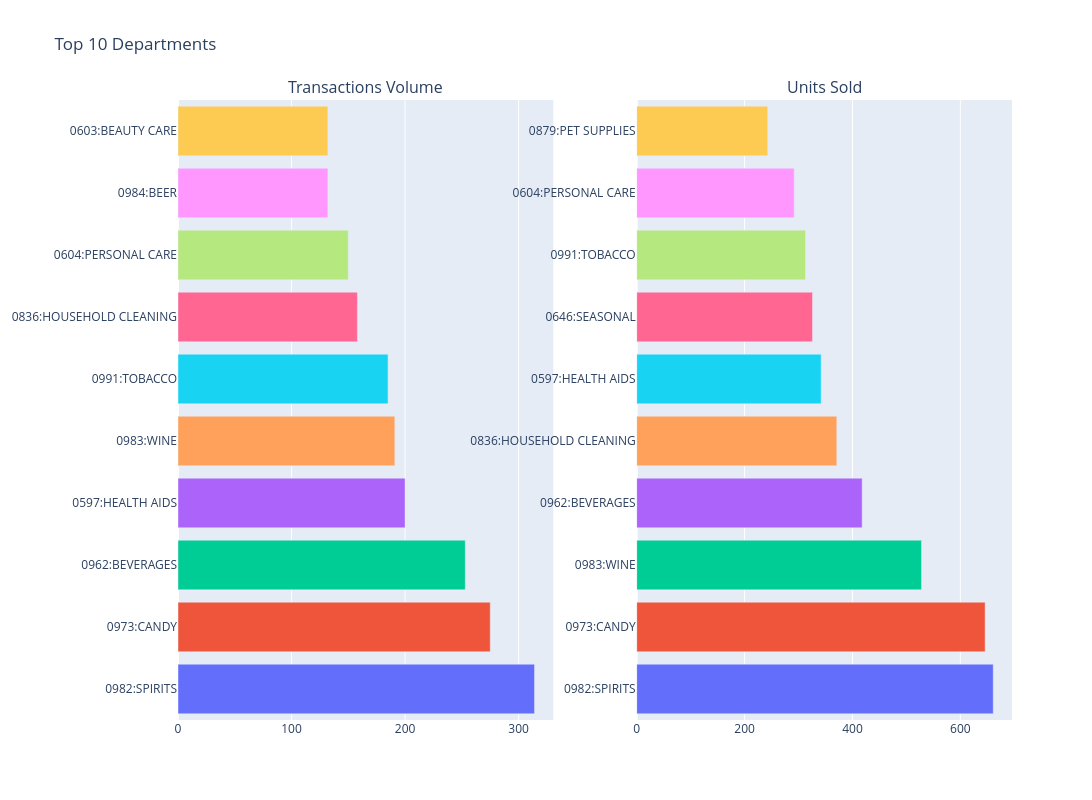

The code cell stored with this chart in its notebook:
### Code cell
# Combine the two “Top 10” charts to display them side by side

fig_question_1 = make_subplots(rows=1, cols=2, subplot_titles=("Transactions Volume", "Units Sold"))

for trace in fig_transaction_volume_top10['data']:
    fig_question_1.add_trace(trace, row=1, col=1)

for trace in fig_units_sold_top10['data']:
    fig_question_1.add_trace(trace, row=1, col=2)

fig_question_1.update_layout(height=800, width=1300, title_text='Top 10 Departments', showlegend=False)
fig_question_1.show()

### Figure 1 — Plotly figure (JSON) as saved in the notebook; plotly's stock layout.template omitted (floating-point values rounded to 4 significant figures)
{"data": [{"hovertemplate": "color=0982:SPIRITS<br>value=%{x}<br>Department=%{y}<extra></extra>", "legendgroup": "0982:SPIRITS", "marker": {"color": "#636efa", "pattern": {"shape": ""}}, "name": "0982:SPIRITS", "orientation": "h", "showlegend": true, "textposition": "auto", "type": "bar", "x": [314], "xaxis": "x", "y": ["0982:SPIRITS"], "yaxis": "y"}, {"hovertemplate": "color=0973:CANDY<br>value=%{x}<br>Department=%{y}<extra></extra>", "legendgroup": "0973:CANDY", "marker": {"color": "#EF553B", "pattern": {"shape": ""}}, "name": "0973:CANDY", "orientation": "h", "showlegend": true, "textposition": "auto", "type": "bar", "x": [275], "xaxis": "x", "y": ["0973:CANDY"], "yaxis": "y"}, {"hovertemplate": "color=0962:BEVERAGES<br>value=%{x}<br>Department=%{y}<extra></extra>", "legendgroup": "0962:BEVERAGES", "marker": {"color": "#00cc96", "pattern": {"shape": ""}}, "name": "0962:BEVERAGES", "orientation": "h", "showlegend": true, "textposition": "auto", "type": "bar", "x": [253], "xaxis": "x", "y": ["0962:BEVERAGES"], "yaxis": "y"}, {"hovertemplate": "color=0597:HEALTH AIDS<br>value=%{x}<br>Department=%{y}<extra></extra>", "legendgroup": "0597:HEALTH AIDS", "marker": {"color": "#ab63fa", "pattern": {"shape": ""}}, "name": "0597:HEALTH AIDS", "orientation": "h", "showlegend": true, "textposition": "auto", "type": "bar", "x": [200], "xaxis": "x", "y": ["0597:HEALTH AIDS"], "yaxis": "y"}, {"hovertemplate": "color=0983:WINE<br>value=%{x}<br>Department=%{y}<extra></extra>", "legendgroup": "0983:WINE", "marker": {"color": "#FFA15A", "pattern": {"shape": ""}}, "name": "0983:WINE", "orientation": "h", "showlegend": true, "textposition": "auto", "type": "bar", "x": [191], "xaxis": "x", "y": ["0983:WINE"], "yaxis": "y"}, {"hovertemplate": "color=0991:TOBACCO<br>value=%{x}<br>Department=%{y}<extra></extra>", "legendgroup": "0991:TOBACCO", "marker": {"color": "#19d3f3", "pattern": {"shape": ""}}, "name": "0991:TOBACCO", "orientation": "h", "showlegend": true, "textposition": "auto", "type": "bar", "x": [185], "xaxis": "x", "y": ["0991:TOBACCO"], "yaxis": "y"}, {"hovertemplate": "color=0836:HOUSEHOLD CLEANING<br>value=%{x}<br>Department=%{y}<extra></extra>", "legendgroup": "0836:HOUSEHOLD CLEANING", "marker": {"color": "#FF6692", "pattern": {"shape": ""}}, "name": "0836:HOUSEHOLD CLEANING", "orientation": "h", "showlegend": true, "textposition": "auto", "type": "bar", "x": [158], "xaxis": "x", "y": ["0836:HOUSEHOLD CLEANING"], "yaxis": "y"}, {"hovertemplate": "color=0604:PERSONAL CARE<br>value=%{x}<br>Department=%{y}<extra></extra>", "legendgroup": "0604:PERSONAL CARE", "marker": {"color": "#B6E880", "pattern": {"shape": ""}}, "name": "0604:PERSONAL CARE", "orientation": "h", "showlegend": true, "textposition": "auto", "type": "bar", "x": [150], "xaxis": "x", "y": ["0604:PERSONAL CARE"], "yaxis": "y"}, {"hovertemplate": "color=0984:BEER<br>value=%{x}<br>Department=%{y}<extra></extra>", "legendgroup": "0984:BEER", "marker": {"color": "#FF97FF", "pattern": {"shape": ""}}, "name": "0984:BEER", "orientation": "h", "showlegend": true, "textposition": "auto", "type": "bar", "x": [132], "xaxis": "x", "y": ["0984:BEER"], "yaxis": "y"}, {"hovertemplate": "color=0603:BEAUTY CARE<br>value=%{x}<br>Department=%{y}<extra></extra>", "legendgroup": "0603:BEAUTY CARE", "marker": {"color": "#FECB52", "pattern": {"shape": ""}}, "name": "0603:BEAUTY CARE", "orientation": "h", "showlegend": true, "textposition": "auto", "type": "bar", "x": [132], "xaxis": "x", "y": ["0603:BEAUTY CARE"], "yaxis": "y"}, {"hovertemplate": "color=0982:SPIRITS<br>value=%{x}<br>Department=%{y}<extra></extra>", "legendgroup": "0982:SPIRITS", "marker": {"color": "#636efa", "pattern": {"shape": ""}}, "name": "0982:SPIRITS", "orientation": "h", "showlegend": true, "textposition": "auto", "type": "bar", "x": [661], "xaxis": "x2", "y": ["0982:SPIRITS"], "yaxis": "y2"}, {"hovertemplate": "color=0973:CANDY<br>value=%{x}<br>Department=%{y}<extra></extra>", "legendgroup": "0973:CANDY", "marker": {"color": "#EF553B", "pattern": {"shape": ""}}, "name": "0973:CANDY", "orientation": "h", "showlegend": true, "textposition": "auto", "type": "bar", "x": [646], "xaxis": "x2", "y": ["0973:CANDY"], "yaxis": "y2"}, {"hovertemplate": "color=0983:WINE<br>value=%{x}<br>Department=%{y}<extra></extra>", "legendgroup": "0983:WINE", "marker": {"color": "#00cc96", "pattern": {"shape": ""}}, "name": "0983:WINE", "orientation": "h", "showlegend": true, "textposition": "auto", "type": "bar", "x": [528], "xaxis": "x2", "y": ["0983:WINE"], "yaxis": "y2"}, {"hovertemplate": "color=0962:BEVERAGES<br>value=%{x}<br>Department=%{y}<extra></extra>", "legendgroup": "0962:BEVERAGES", "marker": {"color": "#ab63fa", "pattern": {"shape": ""}}, "name": "0962:BEVERAGES", "orientation": "h", "showlegend": true, "textposition": "auto", "type": "bar", "x": [418], "xaxis": "x2", "y": ["0962:BEVERAGES"], "yaxis": "y2"}, {"hovertemplate": "color=0836:HOUSEHOLD CLEANING<br>value=%{x}<br>Department=%{y}<extra></extra>", "legendgroup": "0836:HOUSEHOLD CLEANING", "marker": {"color": "#FFA15A", "pattern": {"shape": ""}}, "name": "0836:HOUSEHOLD CLEANING", "orientation": "h", "showlegend": true, "textposition": "auto", "type": "bar", "x": [371], "xaxis": "x2", "y": ["0836:HOUSEHOLD CLEANING"], "yaxis": "y2"}, {"hovertemplate": "color=0597:HEALTH AIDS<br>value=%{x}<br>Department=%{y}<extra></extra>", "legendgroup": "0597:HEALTH AIDS", "marker": {"color": "#19d3f3", "pattern": {"shape": ""}}, "name": "0597:HEALTH AIDS", "orientation": "h", "showlegend": true, "textposition": "auto", "type": "bar", "x": [342], "xaxis": "x2", "y": ["0597:HEALTH AIDS"], "yaxis": "y2"}, {"hovertemplate": "color=0646:SEASONAL<br>value=%{x}<br>Department=%{y}<extra></extra>", "legendgroup": "0646:SEASONAL", "marker": {"color": "#FF6692", "pattern": {"shape": ""}}, "name": "0646:SEASONAL", "orientation": "h", "showlegend": true, "textposition": "auto", "type": "bar", "x": [326], "xaxis": "x2", "y": ["0646:SEASONAL"], "yaxis": "y2"}, {"hovertemplate": "color=0991:TOBACCO<br>value=%{x}<br>Department=%{y}<extra></extra>", "legendgroup": "0991:TOBACCO", "marker": {"color": "#B6E880", "pattern": {"shape": ""}}, "name": "0991:TOBACCO", "orientation": "h", "showlegend": true, "textposition": "auto", "type": "bar", "x": [313], "xaxis": "x2", "y": ["0991:TOBACCO"], "yaxis": "y2"}, {"hovertemplate": "color=0604:PERSONAL CARE<br>value=%{x}<br>Department=%{y}<extra></extra>", "legendgroup": "0604:PERSONAL CARE", "marker": {"color": "#FF97FF", "pattern": {"shape": ""}}, "name": "0604:PERSONAL CARE", "orientation": "h", "showlegend": true, "textposition": "auto", "type": "bar", "x": [292], "xaxis": "x2", "y": ["0604:PERSONAL CARE"], "yaxis": "y2"}, {"hovertemplate": "color=0879:PET SUPPLIES<br>value=%{x}<br>Department=%{y}<extra></extra>", "legendgroup": "0879:PET SUPPLIES", "marker": {"color": "#FECB52", "pattern": {"shape": ""}}, "name": "0879:PET SUPPLIES", "orientation": "h", "showlegend": true, "textposition": "auto", "type": "bar", "x": [243], "xaxis": "x2", "y": ["0879:PET SUPPLIES"], "yaxis": "y2"}], "layout": {"annotations": [{"font": {"size": 16}, "showarrow": false, "text": "Transactions Volume", "x": 0.225, "xanchor": "center", "xref": "paper", "y": 1, "yanchor": "bottom", "yref": "paper"}, {"font": {"size": 16}, "showarrow": false, "text": "Units Sold", "x": 0.775, "xanchor": "center", "xref": "paper", "y": 1, "yanchor": "bottom", "yref": "paper"}], "height": 800, "showlegend": false, "title": {"text": "Top 10 Departments"}, "width": 1300, "xaxis": {"anchor": "y", "domain": [0, 0.45]}, "xaxis2": {"anchor": "y2", "domain": [0.55, 1]}, "yaxis": {"anchor": "x", "domain": [0, 1]}, "yaxis2": {"anchor": "x2", "domain": [0, 1]}}}
